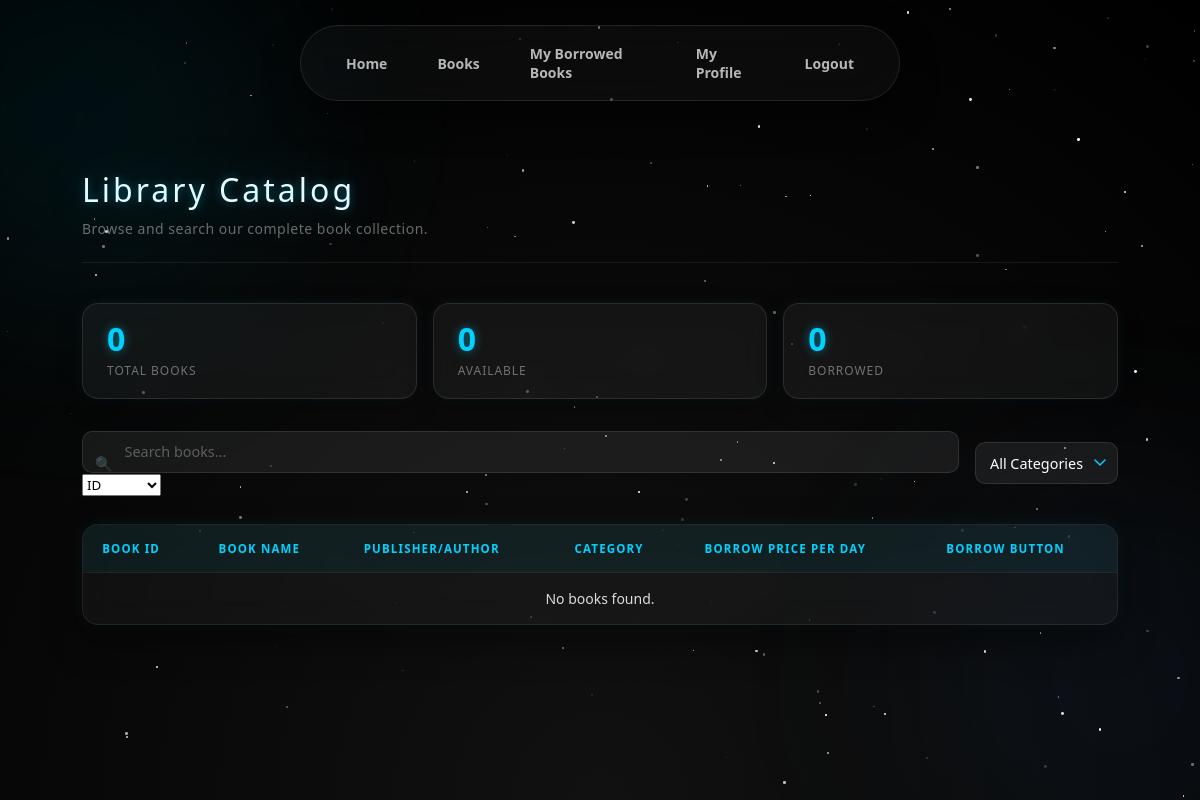
/book/ (signed in), run on an earlier commit of the app's database.
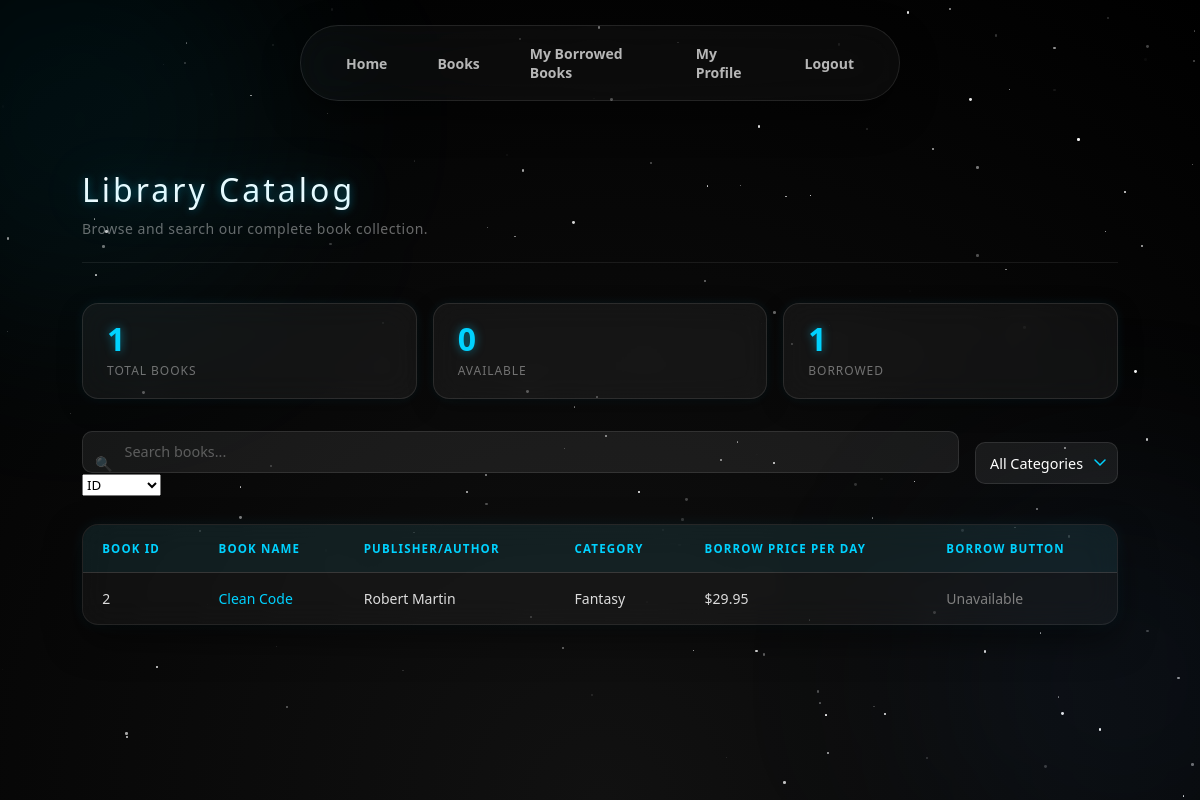
And on a later commit of the database.
### books/models.py (models this page shows, shortened)
class Book(models.Model):
    title = models.CharField(max_length=200)
    author = models.CharField(max_length=100)
    category = models.CharField(max_length=100)
    published_date = models.DateField()
    description = models.TextField()
    image = models.ImageField(upload_to='books/')
    borrow_price_per_day = models.DecimalField(max_digits=10, decimal_places=2, default=0.00)
    @property
    def is_borrowed(self):
        return self.borrow_set.filter(is_returned=False).exists()

### books/views.py (the view)
# urls.py: path('book/', views.books_list_view, name='books_list'),
def books_list_view(request):
    if request.session.get('is_admin', False):
        return redirect('welcome')
    if not request.session.get('user_id'):
        return redirect('login')
    books = Book.objects.all()
    query = request.GET.get('query', '').strip()
    if query:
        books = books.filter(Q(title__icontains=query) | Q(author__icontains=query))
    borrowed_count = Borrow.objects.filter(is_returned=False).count()
    available_count = Book.objects.count() - borrowed_count
    return render(request, 'books_pages.html', {
        'books': books,
        'available_count': available_count,
        'borrowed_count': borrowed_count
    })

### templates/books_pages.html (shortened to what this page needs)
{% load static %}
<!DOCTYPE html>
<html lang="en">
<head>
    <link rel="stylesheet"
          href="{% static 'style/style2.css' %}" />
    <link rel="stylesheet"
          href="{% static 'style/style.css' %}" />
</head>
<body>
    <nav>
        <a href="{% url 'welcome' %}">Home</a>
        {% if request.session.user_id and not request.session.is_admin %}
            <a href="{% url 'books_list' %}">Books</a>
            <a href="{% url 'my_borrowed_books' %}">My Borrowed Books</a>
        {% endif %}
        {% if request.session.user_id %}
            <a href="{% url 'profile_update' %}">My Profile</a>
            <a href="{% url 'logout' %}">Logout</a>
        {% endif %}
    </nav>
    <main class="page">
        <div class="page-header">
            <h1>Library Catalog</h1>
            <p>Browse and search our complete book collection.</p>
        </div>
        <div class="stats-row">
            <div class="stat-card">
                <div class="stat-num">
                    {{ books|length }}
                </div>
                <div class="stat-label">
                    Total Books
                </div>
            </div>
            <div class="stat-card">
                <div class="stat-num">
                    {{ available_count }}
                </div>
                <div class="stat-label">
                    Available
                </div>
            </div>
            <div class="stat-card">
                <div class="stat-num">
                    {{ borrowed_count }}
                </div>
                <div class="stat-label">
                    Borrowed
                </div>
            </div>
        </div>
        <div class="toolbar">
            <div class="search-wrap">
                <span class="search-icon">&#128269;</span>
                <input type="text"
                       id="searchInput"
                       placeholder="Search books..."
                       autocomplete="off" />
                <select id="searchType">
                    <option value="id">ID</option>
                </select>
            </div>
            <select class="filter-select" id="categoryFilter">
                <option value="">All Categories</option>
            </select>
        </div>
        <div class="table-wrap">
            <table>
                <thead>
                    <tr>
                        <th>Book ID</th>
                        <th>Book Name</th>
                        <th>Publisher/Author</th>
                        <th>Category</th>
                        <th>Borrow Price Per Day</th>
                        <th>Borrow Button</th>
                    </tr>
                </thead>
                <tbody id="booksTableBody">
    {% for book in books %}
    <tr data-id="{{ book.id }}" data-name="{{ book.title }}" data-author="{{ book.author }}" data-category="{{ book.category }}">
        <td>{{ book.id }}</td>
        <td>
            <a href="{% url 'book_details' book.id %}" class="book-link" style="color: #00d2ff; text-decoration: none;">
                {{ book.title }}
            </a>
        </td>
        <td>{{ book.author }}</td>
        <td>{{ book.category }}</td>
        <td>${{ book.borrow_price_per_day }}</td>
        <td>
            {% if not book.is_borrowed %}
                <button class="borrow-btn" data-book-id="{{ book.id }}" data-price="{{ book.borrow_price_per_day }}">Borrow</button>
            {% else %}
                <span style="color: gray;">Unavailable</span>
            {% endif %}
        </td>
    </tr>
    {% empty %}
    <tr>
        <td colspan="6" style="text-align:center;">
            No books found.
        </td>
    </tr>
    {% endfor %}
</tbody>
            </table>
        </div>
    </main>
</body>
</html>

What changed in the data, as far as the page shows it:
added Book: id "2", title "Clean Code", author "Robert Martin", category "Fantasy", borrow_price_per_day "29.95", shows "Unavailable"
Also different on the page:
{{ books|length }}: "0" → "1"
{{ borrowed_count }}: "0" → "1"
text no longer shown: "No books found."
